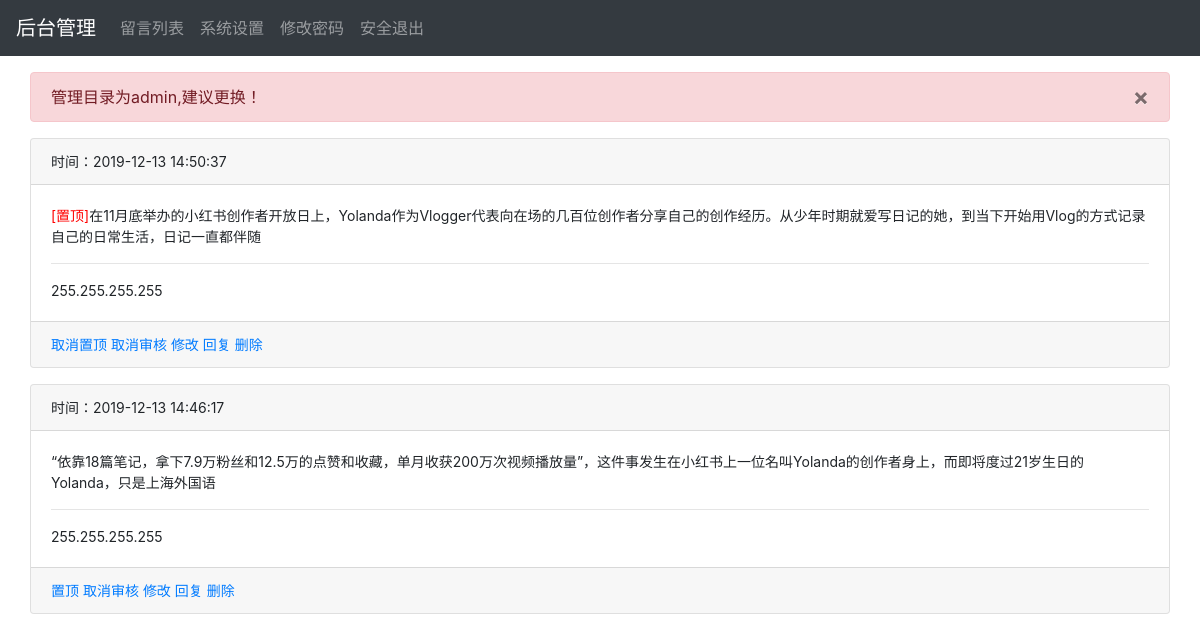
The page /admin/index.php (signed in) on the database its author committed.
### tables this page shows
CREATE TABLE "content" (
  "id" integer NOT NULL,
  "content" text,
  "addtime" integer,
  "ip" text,
  "reply" text, `verify` integer, `top` integer,
  PRIMARY KEY ("id")
);

### admin/index.php (the view, shortened to what this page needs)
<?php
include 'admin.php';
$page=intval(@$_GET['page']);
if(!$page) $page=1;
$pagesize=10;
$offset=($page-1)*$pagesize;
$res=$db->query("select * from content order by top desc,addtime desc limit $offset,$pagesize")->fetchAll();
?>
<!DOCTYPE html>
<html>
<head>
    <link rel="stylesheet" href="../bootstrap/css/bootstrap.min.css">
</head>
<body>
    <?php include 'head.php';?>
    <div class="container-fluid">
        <div class="col-lg-12 mt-3">
        <?php
    if(str_replace([ROOT,'\\','/'],['','',''],ADMIN)=='admin'){
    ?>
    <div class="alert alert-danger">
    <button type="button" class="close" data-dismiss="alert">&times;</button>
    <span>管理目录为admin,建议更换！</span>
    </div>
    <?php
    }
    ?>
                <?php
foreach($res as $r){
?>
<div class="card mb-3" style="font-size:14px;">
  <div class="card-header">时间：<?php echo date('Y-m-d H:i:s',$r['addtime']);?></div>
  <div class="card-body">
<?php if($r['top']==1) echo '<span style="color:#F00;">[置顶]</span>';?><?php echo $r['content'];?><hr><?php echo $r['ip'];?></div>
  <div class="card-footer"><?php if($r['top']==1){?>
                        <a href="top.php?id=<?php echo $r['id']?>&cancel=1" onclick="return window.confirm('是否取消置顶？')">取消置顶</a>
                        <?php }else{ ?>
                        <a href="top.php?id=<?php echo $r['id']?>" onclick="return window.confirm('是否置顶？')">置顶</a>
                        <?php }?>
                        <?php if($r['verify']==1){?>
                        <a href="verify.php?id=<?php echo $r['id']?>&cancel=1" onclick="return window.confirm('是否取消审核？')">取消审核</a>
                        <?php }else{ ?>
                        <a href="verify.php?id=<?php echo $r['id']?>" onclick="return window.confirm('是否通过审核？')">审核</a>
                        <?php }?>
                        <a href="edit.php?id=<?php echo $r['id']?>">修改</a>
                        <a href="reply.php?id=<?php echo $r['id']?>">回复</a>
                        <a href="del.php?id=<?php echo $r['id'];?>" onclick="return window.confirm('是否删除？')">删除</a></div>
</div>
                <?php
}
?>
        </div>
    </div>
</body>
</html>

### admin/head.php (shortened to what this page needs)
<nav class="navbar navbar-expand-lg navbar-dark bg-dark">
  <a class="navbar-brand" href="index.php">后台管理</a>
  <div class="collapse navbar-collapse" id="navbarSupportedContent">
    <ul class="navbar-nav mr-auto">
      <li class="nav-item">
        <a class="nav-link" href="index.php">留言列表</span></a>
      </li>
      <li class="nav-item">
        <a class="nav-link" href="config.php">系统设置</a>
      </li>
      <li class="nav-item">
        <a class="nav-link" href="password.php">修改密码</a>
      </li>
      <li class="nav-item float-right">
        <a class="nav-link" href="logout.php">安全退出</a>
      </li>
    </ul>
  </div>
</nav>

### rows shown on the page
content: addtime "2019-12-13 14:50:37", top "[置顶]", content "在11月底举办的小红书创作者开放日上，Yolanda作为Vlogger代表向在场的几百位创作者分享自己的创作经历。从少年时期就爱写日记的她，到当下开始用Vlog的方式记录自己的日常生活，日记一直都伴随", ip "255.255.255.255"
content: addtime "2019-12-13 14:46:17", content "“依靠18篇笔记，拿下7.9万粉丝和12.5万的点赞和收藏，单月收获200万次视频播放量”，这件事发生在小红书上一位名叫Yolanda的创作者身上，而即将度过21岁生日的Yolanda，只是上海外国语", ip "255.255.255.255"
